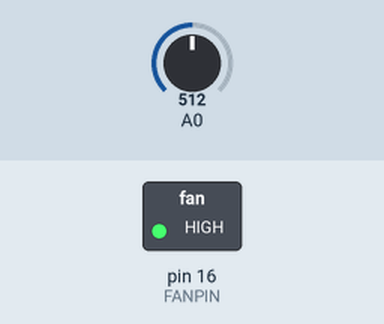
Simulated run of this sketch. Board: Arduino Uno, built with avr-gcc and run on an emulated ATmega328P. Parts: switched loads named in the sketch (green lamp = pin HIGH). The inputs (shaded band) are chosen by the test bench; at power-on: A0 = 512. What the sketch prints to the serial monitor is not drawn.

Above: at 1.2 s.
1.3 s: A0 set to 96
2.8 s: A0 set to 79
At 3.4 s:
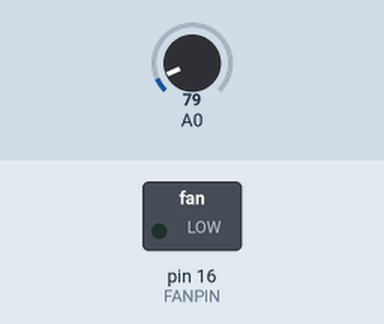
4.3 s: A0 set to 122
At 4.7 s:
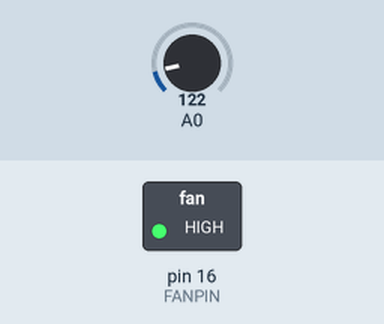
5.9 s: A0 set to 0
At 7.3 s:
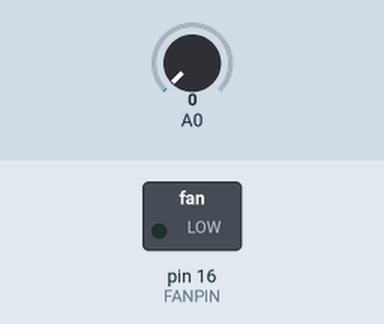
Timing chart, 0 to 8.5 s (numbered marks = the images above; inputs shaded):
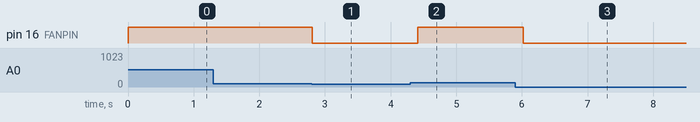

The sketch:

ard8266Task3_5.ino
```cpp
#define FANPIN 16    //定义风扇信号线接口
int speed;    //用于存储风扇转速值

void setup()
{
  Serial.begin(115200);    //串口波特率设置为115200
  pinMode(A0,INPUT);    //定义A0模拟口为输入
}

void loop()
{
  speed=map(analogRead(A0), 0, 1023, 0, 1500);    //读取模拟口A0的数值，并将其从0~1023的范围变换到0~1500的范围
  analogWrite(FANPIN,speed);     //向风扇写入速度值
  Serial.print("风扇当前速度：");    //串口输出风扇当前速度值
  Serial.print(speed);
  Serial.println("r/min");
  delay(200);
}
```

Measured:
- the behaviour switches between 88 and 87 on A0 (found by bisection; images 0 and 1)
- after the input at 1.3 s, every drawn part: stays the same
- after the input at 2.8 s, pin 16 (FANPIN): HIGH → LOW at once
- after the input at 4.3 s, pin 16 (FANPIN): LOW → HIGH after 0.11 s
- after the input at 5.9 s, pin 16 (FANPIN): HIGH → LOW after 0.12 s
